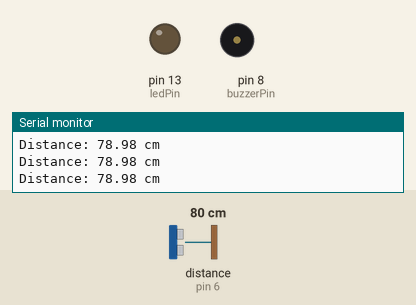
A sketch run on a simulated Arduino Uno, built with avr-gcc and run on an emulated ATmega328P. On the bench: output pins drawn as LEDs (lit = HIGH), buzzer (waves = sounding, pin HIGH), the last lines printed to the serial monitor. Wiring (inferred from the names in the program): ultrasonic range finder: trigger pin 7; echo pin 6. Inputs (shaded band) come from the test bench; at power-on: distance to the obstacle (sensor on pin 6) 80 cm. The echo pulse lasts 58.3 µs per cm; pins used as bus, display or sensor lines are not drawn.

Above: at 1.2 s.
1.3 s: distance to the obstacle (sensor on pin 6) set to 12 cm
2.8 s: distance to the obstacle (sensor on pin 6) set to 9 cm
At 4.0 s:
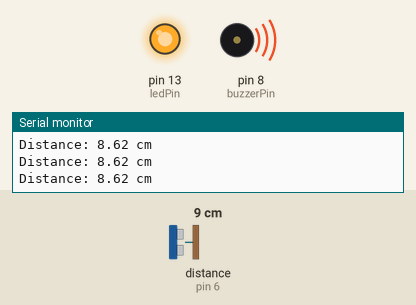
4.3 s: distance to the obstacle (sensor on pin 6) set to 35 cm
At 5.6 s:
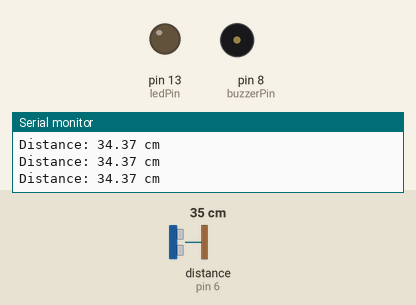
5.9 s: distance to the obstacle (sensor on pin 6) set to 2 cm
At 6.7 s:
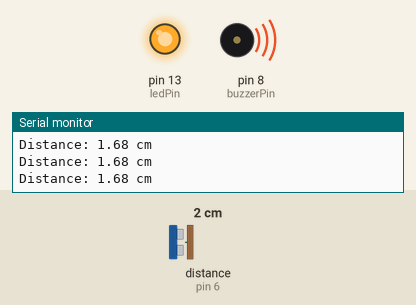
Timing chart, 0 to 8.5 s (numbered marks = the images above; inputs shaded):
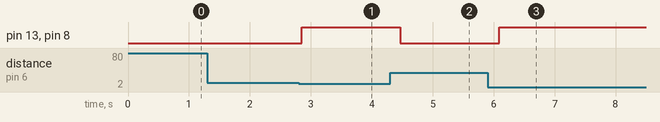

The sketch:

Smart_Intruder_Alert.ino
```cpp
const int trigPin = 7;
const int echoPin = 6;

const int buzzerPin = 8;
const int ledPin = 13;

void setup() {
  pinMode(trigPin, OUTPUT);
  pinMode(echoPin, INPUT);

  pinMode(buzzerPin, OUTPUT);
  pinMode(ledPin, OUTPUT);

  Serial.begin(9600);
}

void loop() {
  digitalWrite(trigPin, LOW);
  delayMicroseconds(2);

  digitalWrite(trigPin, HIGH);
  delayMicroseconds(10);

  digitalWrite(trigPin, LOW);

  long duration = pulseIn(echoPin, HIGH);
  float distance = duration * 0.034 / 2;

  Serial.print("Distance: ");
  Serial.print(distance);
  Serial.println(" cm");

  if (distance < 10) {
    digitalWrite(buzzerPin, HIGH);
    digitalWrite(ledPin, HIGH);
  } else {
    digitalWrite(buzzerPin, LOW);
    digitalWrite(ledPin, LOW);
  }

  delay(200);
}
```

Measured:
- the behaviour switches between 11 and 10 cm on distance to the obstacle (sensor on pin 6) (found by bisection; images 0 and 1)
- after the input at 2.8 s, pin 13 (ledPin), pin 8 (buzzerPin): LOW → HIGH after 0.05 s
- after the input at 4.3 s, pin 13 (ledPin), pin 8 (buzzerPin): HIGH → LOW after 0.17 s
- after the input at 5.9 s, pin 13 (ledPin), pin 8 (buzzerPin): LOW → HIGH after 0.19 s
